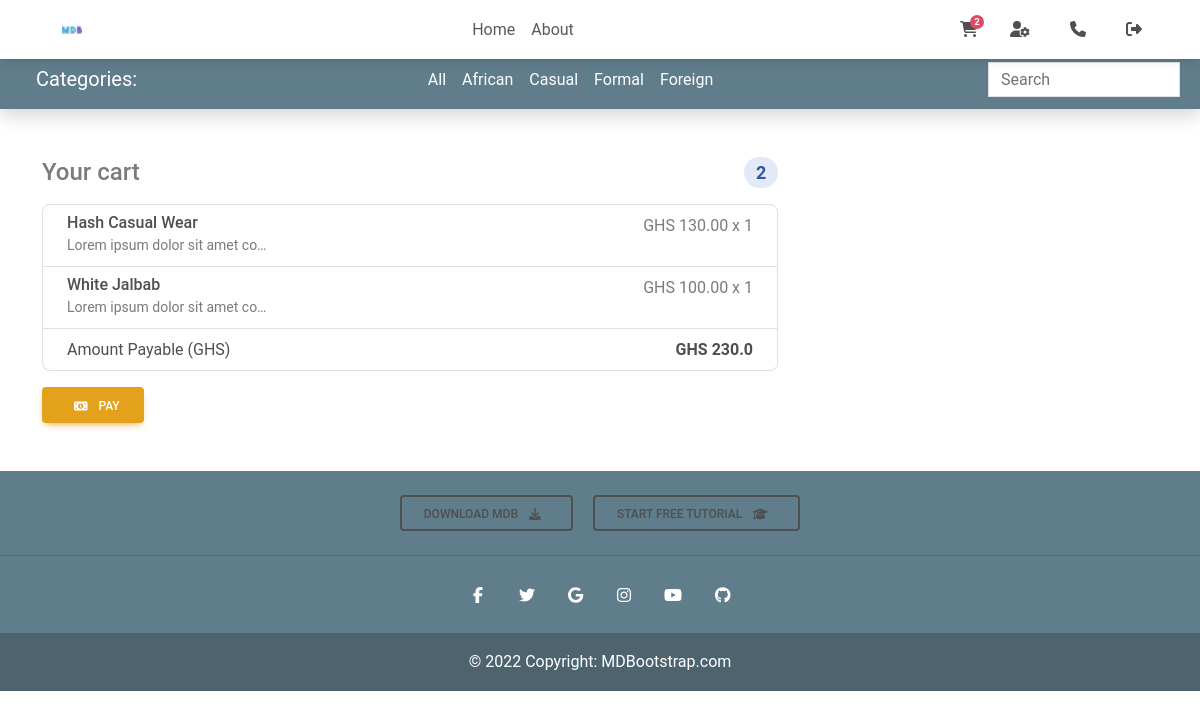
The page /payment/ (signed in) on the database its author committed.
### core/models.py (models this page shows, shortened)
class Order(models.Model):
    owner = models.ForeignKey(User, on_delete=models.CASCADE)
    ref_code = models.CharField(unique=True, max_length=20)
    items = models.ManyToManyField(OrderItem)
    address = models.ForeignKey('Address', on_delete=models.SET_NULL, null=True, blank=True)
    coupon = models.ForeignKey('Coupon', on_delete=models.SET_NULL, null=True, blank=True)
    refund_requested = models.BooleanField(default=False)
    refund_granted = models.BooleanField(default=False)
    ordered = models.BooleanField(default=False)
    created = models.DateTimeField(auto_now_add=True)
    def get_final_cost(self):
        total = 0.00
        for item in self.items.all():
            total += item.get_total_price()
        return total
    def get_total_amount(self):
        total = self.get_final_cost()
        if self.coupon:
            total -= (self.coupon.coupon_percentage / 100) * total
        return total

class OrderItem(models.Model):
    owner = models.ForeignKey(User, on_delete=models.CASCADE)
    item = models.ForeignKey(Product, on_delete=models.CASCADE)
    quantity = models.PositiveIntegerField(default=1)
    ordered = models.BooleanField(default=False)
    def get_final_price(self):
        if self.item.discount_price:
            return self.item.discount_price
        return self.item.price
    def get_total_price(self):
        return float(self.get_final_price() * self.quantity)

class Product(models.Model):
    name = models.CharField(max_length=200)
    price = models.DecimalField(max_digits=10, decimal_places=2)
    discount_price = models.DecimalField(max_digits=10, decimal_places=2, null=True, blank=True)
    category = models.CharField(max_length=2, choices=CATEGORY_CHOICES)
    tag = models.CharField(max_length=15, choices=TAG_CHOICES)
    description = models.TextField()
    image = models.ImageField(upload_to='product_images')
    def __str__(self):
        return self.name

### core/views.py (the view, shortened to what this page needs)
# urls.py: path('payment/', views.PaymentView.as_view(), name='payment'),
class PaymentView(LoginRequiredMixin, View):
    def get(self, request):
        order = Order.objects.filter(owner=request.user, ordered=False).first()
        cart = order.items.all()
        context = {
            'order': order,
            'cart': cart,
        }
        return render(request, 'core/payment.html', context)

### core/templatetags/cart_template_tags.py (called while the page is built)
@register.filter
def cart_item_count(user):
    if user.is_authenticated:
        orders = Order.objects.filter(owner=user, ordered=False)
        if orders.exists():
            order = orders.first()
            return order.items.count()
    return 0

### core/templates/core/payment.html (shortened to what this page needs)
{% extends 'core/base.html' %}
{% load cart_template_tags %}
{% block content %}
    <div class="row">
        <div class="col-md-8 col-lg-8 mb-4">
            <h4 class="d-flex justify-content-between align-items-center mb-3">
                <span class="text-muted">Your cart</span>
                <span class="badge rounded-pill badge-primary">
                {{ request.user | cart_item_count }}</span>
            </h4>
            <ul class="list-group mb-3 flex-center">
                {% for cart_item in cart %}
                    <li class="list-group-item d-flex justify-content-between">
                        <div>
                            <h6 class="my-0">{{ cart_item.item }}</h6>
                            <small class="text-muted">{{ cart_item.item.description | truncatechars:30 }}</small>
                        </div>
                        <span class="text-muted">GHS
                        {{ cart_item.get_final_price }} x {{ cart_item.quantity }}
                        </span>
                    </li>
                {% endfor %}
                <li class="list-group-item d-flex justify-content-between">
                    <span>Amount Payable (GHS)</span>
                    <strong>GHS {{ order.get_total_amount }}</strong>
                </li>
            </ul>
                <form method="POST">
                <button class='btn btn-warning' type="submit"><i class="fas fa-money-bill-alt me-2">
                </i> Pay</button>
            </form>
        </div>
    </div>
{% endblock content %}

### core/templates/core/_header.html (shortened to what this page needs)
{% load static %}
{% load cart_template_tags %}
<nav class="navbar fixed-top navbar-expand-lg navbar-light bg-white">
  <div class="container">
    <div class="collapse navbar-collapse" id="navbarSupportedContent1">
      <a class="navbar-brand mt-2 mt-sm-0" href="https://mdbootstrap.com/">
        <img
          src="{% static 'core/img/mdb-favicon.ico' %}"
          height="20"
          alt="MDB Logo"
          loading="lazy"
        />
      </a>
      <ul class="navbar-nav me-auto mb-2 mb-lg-0">
        <li class="nav-item active">
          <a class="nav-link " href="/">Home</a>
        </li>
        <li class="nav-item active">
          <a class="nav-link " href="{% url 'about' %}">About</a>
        </li>
      </ul>
    </div>
    <div class="d-flex align-items-center">
      {% if request.user.is_authenticated %}
        <a class="nav-link me-3" href="{% url 'show_cart' %}">
          <i class="fas fa-shopping-cart"></i>
          <span class="badge rounded-pill badge-notification bg-danger">
          {{ request.user | cart_item_count }}</span>
        </a>
        <a class="nav-link me-3" href="{% url 'profile_update' %}">
          <i class="fas fa-user-cog"></i>
        </a>
        <a class="nav-link me-3" href="{% url 'contact' request.user.username %}">
          <i class="fas fa-phone me-2"></i>
        </a>
        <a class="nav-link me-3" href="{% url 'logout' %}">
          <i class="fas fa-sign-out-alt"></i>
        </a>
      {% endif %}
    </div>
  </div>
</nav>

### rows shown on the page
OrderItem: item "Hash Casual Wear", item.description "Lorem ipsum dolor sit amet co…", get_final_price "130.00", quantity "1"
OrderItem: item "White Jalbab", item.description "Lorem ipsum dolor sit amet co…", get_final_price "100.00", quantity "1"
Order: get_total_amount "230.0"

### other values the page prints
{{ request.user | cart_item_count }} "2"
